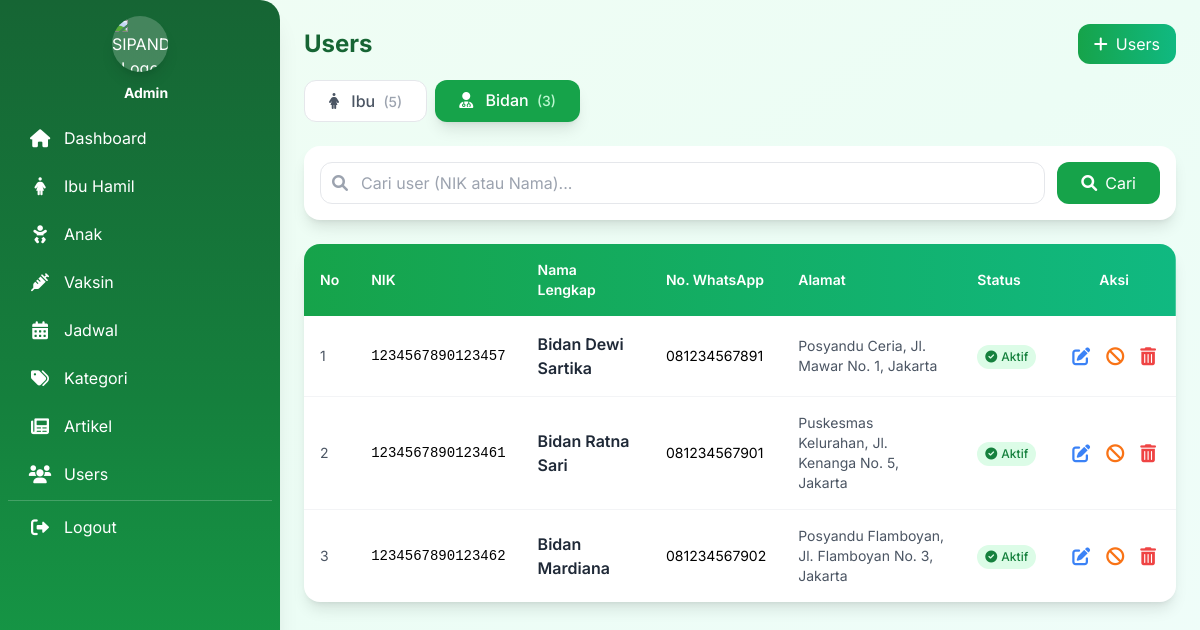
Page /admin/users/list_users.php?tab=bidan&page=1 (signed in) on the committed database.
### tables this page shows
CREATE TABLE users (
    nik VARCHAR(16) PRIMARY KEY,
    PASSWORD VARCHAR(255) NOT NULL,
    no_wa VARCHAR(20),
    nama_lengkap VARCHAR(100) NOT NULL,
    alamat TEXT,
    ROLE ENUM('admin','bidan','ibu') DEFAULT 'ibu',
    STATUS ENUM('active','pending','inactive') DEFAULT 'pending',
    created_at TIMESTAMP DEFAULT CURRENT_TIMESTAMP,
    created_by VARCHAR(16),
    updated_at TIMESTAMP DEFAULT CURRENT_TIMESTAMP ON UPDATE CURRENT_TIMESTAMP,
    updated_by VARCHAR(16),
    
    FOREIGN KEY (created_by) REFERENCES users(nik) ON DELETE SET NULL,
    FOREIGN KEY (updated_by) REFERENCES users(nik) ON DELETE SET NULL
);

### admin/users/list_users.php (the view, shortened to what this page needs)
<?php
require_once __DIR__ . '/../../auth/cek_admin.php';
$tab = isset($_GET['tab']) ? $_GET['tab'] : 'ibu';
$page = isset($_GET['page']) ? (int)$_GET['page'] : 1;
$limit = 12;
$offset = ($page - 1) * $limit;
$search = isset($_GET['search']) ? $_GET['search'] : '';
$total_ibu = mysqli_fetch_assoc(mysqli_query($conn, "SELECT COUNT(*) as total FROM users WHERE ROLE='ibu'"))['total'];
$total_bidan = mysqli_fetch_assoc(mysqli_query($conn, "SELECT COUNT(*) as total FROM users WHERE ROLE='bidan'"))['total'];
include __DIR__ . '/../../templates/sidebar.php';
if ($tab == 'ibu') {
    $where = "WHERE ROLE='ibu'";
    if ($search) $where .= " AND (nama_lengkap LIKE '%$search%' OR nik LIKE '%$search%')";
    $total = mysqli_fetch_assoc(mysqli_query($conn, "SELECT COUNT(*) as total FROM users $where"))['total'];
    $total_pages = ceil($total / $limit);
    $result = mysqli_query($conn, "SELECT * FROM users $where ORDER BY CASE STATUS WHEN 'active' THEN 0 ELSE 1 END, created_at DESC LIMIT $offset, $limit");
}
else {
    $where = "WHERE ROLE='bidan'";
    $total = mysqli_fetch_assoc(mysqli_query($conn, "SELECT COUNT(*) as total FROM users $where"))['total'];
    $total_pages = ceil($total / $limit);
    $result = mysqli_query($conn, "SELECT * FROM users $where ORDER BY
        CASE STATUS
            WHEN 'pending' THEN 0
            WHEN 'active' THEN 1
            ELSE 2
        END,
        created_at DESC LIMIT $offset, $limit");
}
?>
<div class="fade-in">
    <div class="flex justify-between items-center mb-4">
        <h1 class="text-2xl font-bold text-green-800">Users</h1>
        <a href="tambah_users.php" class="bg-gradient-to-r from-green-600 to-emerald-500 text-white px-4 py-2 rounded-xl hover:shadow-lg transition">
            <i class="fas fa-plus mr-2"></i>Users
        </a>
    </div>
    <div class="flex gap-2 mb-6">
        <a href="?tab=ibu&page=1<?php echo $search ? '&search='.$search : ''; ?>"
           class="px-6 py-2 rounded-xl font-medium transition-all duration-300 <?php echo $tab == 'ibu' ? 'bg-green-600 text-white shadow-lg' : 'bg-white text-gray-600 hover:bg-gray-100 border border-gray-200'; ?>">
            <i class="fas fa-female mr-2"></i> Ibu
            <span class="ml-1 text-sm <?php echo $tab == 'ibu' ? 'text-green-200' : 'text-gray-400'; ?>">(<?php echo number_format($total_ibu); ?>)</span>
        </a>
        <a href="?tab=bidan&page=1<?php echo $search ? '&search='.$search : ''; ?>"
           class="px-6 py-2 rounded-xl font-medium transition-all duration-300 <?php echo $tab == 'bidan' ? 'bg-green-600 text-white shadow-lg' : 'bg-white text-gray-600 hover:bg-gray-100 border border-gray-200'; ?>">
            <i class="fas fa-user-md mr-2"></i> Bidan
            <span class="ml-1 text-sm <?php echo $tab == 'bidan' ? 'text-green-200' : 'text-gray-400'; ?>">(<?php echo number_format($total_bidan); ?>)</span>
        </a>
    </div>
    <div class="bg-white rounded-2xl shadow-lg p-4 mb-6">
        <form method="GET" class="flex flex-col sm:flex-row gap-3">
            <div class="flex-1 relative">
                <i class="fas fa-search absolute left-3 top-1/2 transform -translate-y-1/2 text-gray-400"></i>
                <input type="text" name="search" value="<?php echo htmlspecialchars($search); ?>" placeholder="Cari user (NIK atau Nama)..." class="w-full pl-10 pr-4 py-2 border border-gray-200 rounded-xl focus:outline-none focus:border-green-400 focus:ring-2 focus:ring-green-200">
            </div>
            <button type="submit" class="bg-green-600 text-white px-6 py-2 rounded-xl hover:bg-green-700 transition flex items-center justify-center gap-2">
                <i class="fas fa-search"></i> Cari
            </button>
        </form>
    </div>
    <?php if ($tab == 'ibu'): ?>
    <div class="bg-white rounded-2xl shadow-lg overflow-hidden">
        <div class="overflow-x-auto">
            <table class="w-full">
                <thead>
                    <tr class="bg-gradient-to-r from-green-600 to-emerald-500 text-white">
                        <th class="p-4 text-left text-sm font-semibold">No</th>
                        <th class="p-4 text-left text-sm font-semibold">NIK</th>
                        <th class="p-4 text-left text-sm font-semibold">Nama Lengkap</th>
                        <th class="p-4 text-left text-sm font-semibold">No. WhatsApp</th>
                        <th class="p-4 text-left text-sm font-semibold">Alamat</th>
                        <th class="p-4 text-left text-sm font-semibold">Status</th>
                        <th class="p-4 text-center text-sm font-semibold">Aksi</th>
                    </tr>
                </thead>
                <tbody class="divide-y divide-gray-100">
                    <?php if(mysqli_num_rows($result) > 0): ?>
                    <?php $no = $offset + 1; while($row = mysqli_fetch_assoc($result)): ?>
                    <tr class="hover:bg-gray-50 transition duration-200">
                        <td class="p-4 text-sm text-gray-600"><?php echo $no++; ?></td>
                        <td class="p-4 text-sm font-mono"><?php echo htmlspecialchars($row['nik']); ?></td>
                        <td class="p-4 font-semibold text-gray-800"><?php echo htmlspecialchars($row['nama_lengkap']); ?></td>
                        <td class="p-4 text-sm"><?php echo htmlspecialchars($row['no_wa']); ?></td>
                        <td class="p-4 text-sm text-gray-600 max-w-xs break-words"><?php echo htmlspecialchars($row['alamat']); ?></td>
                        <td class="p-4">
                            <?php if($row['STATUS'] == 'active'): ?>
                            <span class="inline-flex items-center px-2 py-1 rounded-full text-xs font-medium bg-green-100 text-green-700">
                                <i class="fas fa-check-circle mr-1 text-xs"></i> Aktif
                            </span>
                            <?php else: ?>
                            <span class="inline-flex items-center px-2 py-1 rounded-full text-xs font-medium bg-red-100 text-red-700">
                                <i class="fas fa-times-circle mr-1 text-xs"></i> Tidak Aktif
                            </span>
                            <?php endif; ?>
                        </td>
                        <td class="p-4 text-center">
                            <?php if($row['STATUS'] == 'inactive'): ?>
                            <div class="flex justify-center gap-2">
                                <a href="?activate=<?php echo $row['nik']; ?>&tab=ibu" class="bg-green-500 text-white px-3 py-1 rounded-lg text-xs hover:bg-green-600 transition flex items-center gap-1" onclick="return confirmAction(event, this.href, 'Aktifkan Akun', 'Aktifkan kembali akun ibu ini?', 'Ya, Aktifkan!')">
                                    <i class="fas fa-check-circle"></i> Aktifkan
                                </a>
                                <a href="hapus_users.php?nik=<?php echo $row['nik']; ?>" class="text-red-500 hover:text-red-700 p-1" title="Hapus" onclick="confirmDelete(event, this.href, 'Data user akan dihapus permanen!')">
                                    <i class="fas fa-trash-alt text-lg"></i>
                                </a>
                            </div>
                            <?php else: ?>
                            <div class="flex justify-center gap-2">
                                <button type="button" onclick="kirimEditPost('<?php echo $row['nik']; ?>')" class="text-blue-500 hover:text-blue-700 transition p-1" title="Edit">
                                    <i class="fas fa-edit text-lg"></i>
                                </button>
                                <a href="?deactivate=<?php echo $row['nik']; ?>&tab=ibu" class="text-orange-500 hover:text-orange-700 p-1" title="Nonaktifkan" onclick="return confirmAction(event, this.href, 'Nonaktifkan Akun', 'Nonaktifkan akun ibu ini?', 'Ya, Nonaktifkan!')">
                                    <i class="fas fa-ban text-lg"></i>
                                </a>
                                <a href="hapus_users.php?nik=<?php echo $row['nik']; ?>" class="text-red-500 hover:text-red-700 transition p-1" title="Hapus" onclick="confirmDelete(event, this.href, 'Data user akan dihapus permanen!')">
                                    <i class="fas fa-trash-alt text-lg"></i>
                                </a>
                            </div>
                            <?php endif; ?>
                        </td>
                    </tr>
                    <?php endwhile; ?>
                    <?php else: ?>
                    <tr>
                        <td colspan="7" class="p-12 text-center text-gray-500">
                            <i class="fas fa-folder-open text-5xl mb-3 text-gray-300"></i>
                            <p>Tidak ada data ibu</p>
                        </td>
                    </tr>
                    <?php endif; ?>
                </tbody>
            </table>
        </div>
    </div>
    <?php if($total_pages > 1): ?>
    <div class="mt-6">
        <?php echo paginate($page, $total_pages, "list_users.php?tab=ibu&search=" . urlencode($search)); ?>
    </div>
    <?php endif; ?>
    <?php else: ?>
    <div class="bg-white rounded-2xl shadow-lg overflow-hidden">
        <div class="overflow-x-auto">
            <table class="w-full">
                <thead>
                    <tr class="bg-gradient-to-r from-green-600 to-emerald-500 text-white">
                        <th class="p-4 text-left text-sm font-semibold">No</th>
                        <th class="p-4 text-left text-sm font-semibold">NIK</th>
                        <th class="p-4 text-left text-sm font-semibold">Nama Lengkap</th>
                        <th class="p-4 text-left text-sm font-semibold">No. WhatsApp</th>
                        <th class="p-4 text-left text-sm font-semibold">Alamat</th>
                        <th class="p-4 text-left text-sm font-semibold">Status</th>
                        <th class="p-4 text-center text-sm font-semibold">Aksi</th>
                    </tr>
                </thead>
                <tbody class="divide-y divide-gray-100">
                    <?php if(mysqli_num_rows($result) > 0): ?>
                    <?php $no = $offset + 1; while($row = mysqli_fetch_assoc($result)): ?>
                    <tr class="hover:bg-gray-50 transition duration-200">
                        <td class="p-4 text-sm text-gray-600"><?php echo $no++; ?></td>
                        <td class="p-4 text-sm font-mono"><?php echo htmlspecialchars($row['nik']); ?></td>
                        <td class="p-4 font-semibold text-gray-800"><?php echo htmlspecialchars($row['nama_lengkap']); ?></td>
                        <td class="p-4 text-sm"><?php echo htmlspecialchars($row['no_wa']); ?></td>
                        <td class="p-4 text-sm text-gray-600 max-w-xs break-words"><?php echo htmlspecialchars($row['alamat']); ?></td>
                        <td class="p-4">
                            <?php if($row['STATUS'] == 'pending'): ?>
                            <span class="inline-flex items-center px-2 py-1 rounded-full text-xs font-medium bg-yellow-100 text-yellow-700">
                                <i class="fas fa-clock mr-1 text-xs"></i> Menunggu
                            </span>
                            <?php elseif($row['STATUS'] == 'active'): ?>
                            <span class="inline-flex items-center px-2 py-1 rounded-full text-xs font-medium bg-green-100 text-green-700">
                                <i class="fas fa-check-circle mr-1 text-xs"></i> Aktif
                            </span>
                            <?php else: ?>
                            <span class="inline-flex items-center px-2 py-1 rounded-full text-xs font-medium bg-red-100 text-red-700">
                                <i class="fas fa-times-circle mr-1 text-xs"></i> Tidak Aktif
                            </span>
                            <?php endif; ?>
                        </td>
                        <td class="p-4 text-center">
                            <?php if($row['STATUS'] == 'pending'): ?>
                            <div class="flex justify-center gap-2">
                                <a href="?confirm=<?php echo $row['nik']; ?>&tab=bidan" class="bg-green-500 text-white px-3 py-1 rounded-lg text-xs hover:bg-green-600 transition flex items-center gap-1" onclick="return confirmAction(event, this.href, 'Konfirmasi Akun', 'Terima pendaftaran bidan ini?', 'Ya, Terima!')">
                                    <i class="fas fa-check"></i> Terima
                                </a>
                                <a href="?reject=<?php echo $row['nik']; ?>&tab=bidan" class="bg-red-500 text-white px-3 py-1 rounded-lg text-xs hover:bg-red-600 transition flex items-center gap-1" onclick="return confirmAction(event, this.href, 'Tolak Pendaftaran', 'Tolak pendaftaran bidan ini?', 'Ya, Tolak!')">
                                    <i class="fas fa-times"></i> Tolak
                                </a>
                            </div>
                            <?php else: ?>
                            <div class="flex justify-center gap-2">
                                <button type="button" onclick="kirimEditPost('<?php echo $row['nik']; ?>')" class="text-blue-500 hover:text-blue-700 p-1" title="Edit">
                                    <i class="fas fa-edit text-lg"></i>
                                </button>
                                <a href="?deactivate=<?php echo $row['nik']; ?>&tab=bidan" class="text-orange-500 hover:text-orange-700 p-1" title="Nonaktifkan" onclick="return confirmAction(event, this.href, 'Nonaktifkan Akun', 'Nonaktifkan akun bidan ini?', 'Ya, Nonaktifkan!')">
                                    <i class="fas fa-ban text-lg"></i>
                                </a>
                                <a href="hapus_users.php?nik=<?php echo $row['nik']; ?>" class="text-red-500 hover:text-red-700 p-1" title="Hapus" onclick="confirmDelete(event, this.href, 'Hapus akun bidan ini?')">
                                    <i class="fas fa-trash-alt text-lg"></i>
                                </a>
                            </div>
                            <?php endif; ?>
                        </td>
                    </tr>
                    <?php endwhile; ?>
                    <?php endif; ?>
                </tbody>
            </table>
        </div>
    </div>
    <?php endif; ?>
</div>
<?php include __DIR__ . '/../../templates/footer.php'; ?>

### templates/sidebar.php (style rules this page uses)
* { font-family: 'Inter', sans-serif; }
.fade-in { animation: fadeIn 0.5s ease-out; }
@media (min-width: 1024px) { body { position: relative; } }

### rows in the picture
users: nik "1234567890123457", nama_lengkap "Bidan Dewi Sartika", no_wa "081234567891", alamat "Posyandu Ceria, Jl. Mawar No. 1, Jakarta", STATUS "active" (drawn)
users: nik "1234567890123461", nama_lengkap "Bidan Ratna Sari", no_wa "081234567901", alamat "Puskesmas Kelurahan, Jl. Kenanga No. 5, Jakarta", STATUS "active" (drawn)
users: nik "1234567890123462", nama_lengkap "Bidan Mardiana", no_wa "081234567902", alamat "Posyandu Flamboyan, Jl. Flamboyan No. 3, Jakarta", STATUS "active" (drawn)

### other values in the picture
$total_ibu "5"
$total_bidan "3"
